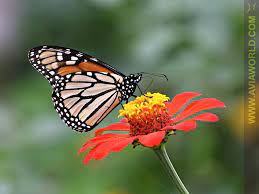
#> input picture imagens/800_600_img1.jpg, 259 x 194 px, found by its file name
$ python ex5_soma_imagens.py
#> lines starting #> are read from the running program, lines starting #| are printed output that depends on the picture
# Realiza a adicao de duas imagens

# importa bibliotecas
import cv2
import numpy as np

# leitura das imagens
path1 = r'.\imagens\800_600_img1.jpg'
path2 = r'.\imagens\800_600_img2.jpg'

img1 = cv2.imread(path1)
#> img1 is the input picture: shape (194, 259, 3); mean B, G, R 80.5, 109.8, 107.9
img2 = cv2.imread(path2)
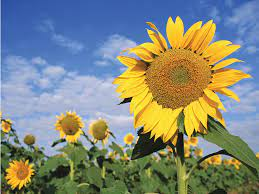
#> input picture imagens/800_600_img2.jpg, 259 x 194 px, found by its file name
#> img2 is the input picture: shape (194, 259, 3); mean B, G, R 123.9, 136.8, 130.8

# soma as duas imagens
weightedSum = cv2.addWeighted(img1, 0.5, img2, 0.4, 0)
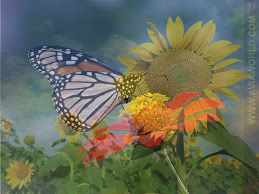
#> weightedSum: shape (194, 259, 3); mean B, G, R 89.8, 109.6, 106.3

# plota as duas mensagens originais e a imagem resultante
cv2.imshow('Imagem 1', img1)
cv2.imshow('Imagem 2', img2)
cv2.imshow('Image resultante', weightedSum)

# libera espacoes em memoria utilizado
if cv2.waitKey(0) & 0xff == 27:
#> (key Esc is pressed here)
    cv2.destroyAllWindows()
